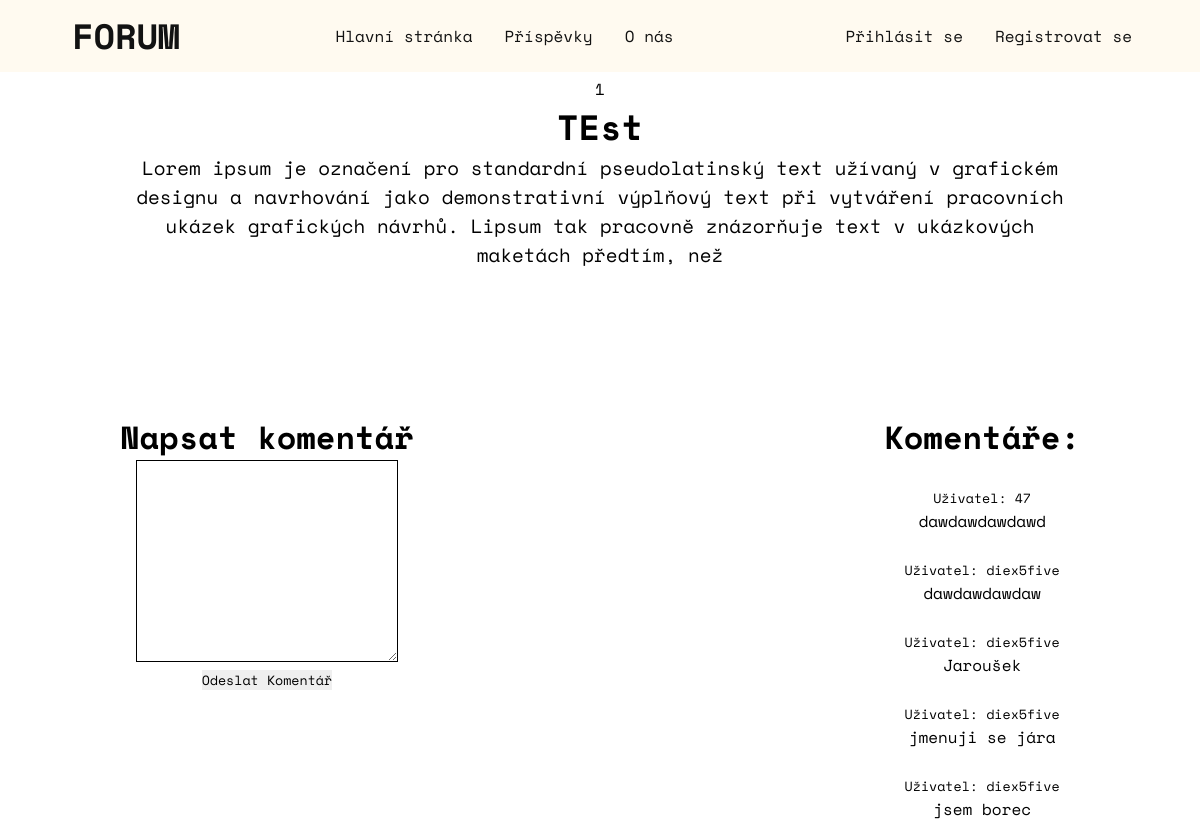
Page /view.php?id=1 on the committed database.
### tables this page shows
CREATE TABLE `posts` (
  `id` int(11) NOT NULL,
  `user` varchar(60) DEFAULT NULL,
  `nadpis` varchar(255) NOT NULL,
  `text` varchar(255) NOT NULL,
  `datum` date DEFAULT NULL,
  `time` timestamp NULL DEFAULT NULL
);

CREATE TABLE `comments` (
  `id` int(11) NOT NULL,
  `post_id` int(11) NOT NULL,
  `text` varchar(255) NOT NULL,
  `user_id` varchar(255) DEFAULT NULL
);

### server/posts.php (called while the page is built, shortened)
<?php
require('db.php');
if(isset($_GET['id'])){
    $id = $_GET['id'];
    $sqlPOST = "SELECT * FROM posts where id=$id";
    $post = $conn->query($sqlPOST);
    $sqlComment = "SELECT * FROM comments WHERE post_id='$id'";
    $resultComment = $conn->query($sqlComment);
}

### view.php (the view, shortened to what this page needs)
<!DOCTYPE html>
<html lang="en">
<head>
    <link rel="stylesheet" href="style.css">
</head>
<body>
    <?php
    @include('nav.php');
    @include('server/posts.php');
    ?>
    <div class="container">
        <center>
        <?php
        echo ($id);
        $row = $post->fetch_assoc();
            echo '<h1>'.$row["nadpis"].'</h1>';
            echo '<p>'.$row["text"].'</p>';
        ?>
        <br>
        <br><br>
        <br><br><br>
        <div class="flex flex-comment" >
            <div>
            <h2>Napsat komentář</h2>
            <form action="" method="post">
            <textarea name="" id="text" cols="30" rows="10"></textarea>
            <br>
            <button type="button" onclick="SendComment()">Odeslat Komentář</button>
            </form>
            </div>
            <div>
                <h2><?php  ?>Komentáře:</h2>
            <?php
                if ($resultComment->num_rows > 0) {
                    while($row = $resultComment->fetch_assoc()) {
                        echo '<div>';
                        echo "<br>";
                      echo "<small> Uživatel: " . $row["user_id"]."</small><br>";
                      echo '<span>'.$row["text"].'</span>';
                      echo '</div>';
                    }
                  } else {
                    echo "0 results";
                  }
            ?>
            </div>
        </div>
    </div>
</body>
</html>

### nav.php (shortened to what this page needs)
<nav class="flex gap-1">
    <h1>FORUM</h1>
   <ul>
    <li><a href="index.php">Hlavní stránka</a></li>
    <li><a href="">Příspěvky</a></li>
    <li><a href="">O nás</a></li>
   </ul>
   <ul>
       <?php if($_SESSION['username']) {
          echo '<li><a href="">'.$_SESSION['username'].'</a></li>';
          echo '<li>
          <form action="server/logout.php" method="post">
          <button>Odhlásit se</button>
          </form>
          </li>';
          if ($_SESSION["admin"]) {
            echo '<li><a href="">ADMIN</a></li>';
          }
       } else{
           echo '  <li><a href="login.php">Přihlásit se</a></li>';
           echo '  <li><a href="registrace.php">Registrovat se</a></li>';
       }
       ?>
   </ul>
</nav>

### style.css (style rules this page uses)
* { margin: 0; padding: 0; border: 0; font-family: 'Space Mono', monospace; }
.flex { display:flex; }
.gap-1 { gap:1rem; }
textarea { outline: 1px solid black; }
nav { padding:10px; background-color: rgb(255, 250, 240); color:#121212; width: 100%; justify-content: space-around; align-items: center; }
nav ul { text-align: center; list-style-type: none; text-decoration: none; }
nav ul li a { color:#121212; display: block; text-decoration: none; }
nav ul li { margin:0px 1rem; float: left; }
.container { padding:5px 25px; max-width: 80%; margin: auto; }
h1 { font-size: 2.2em; }
h2 { font-size: 2.0em; }
p { font-size: 1.2em; }

### view.php (style rules this page uses)
.flex-comment { justify-content: space-between; }

### rows in the picture
posts: nadpis "TEst", text "Lorem ipsum je označení pro standardní pseudolatinský text užívaný v grafickém designu a navrhování jako demonstrativní výplňový text při vytváření pracovních ukázek grafických návrhů. Lipsum tak pracovně znázorňuje text v ukázkových maketách předtím, než"
comments: user "47", text "dawdawdawdawd"
comments: user "diex5five", text "dawdawdawdaw"
comments: user "diex5five", text "Jaroušek"
comments: user "diex5five", text "jmenuji se jára"
comments: user "diex5five", text "jsem borec"

### other values in the picture
$id "1"
